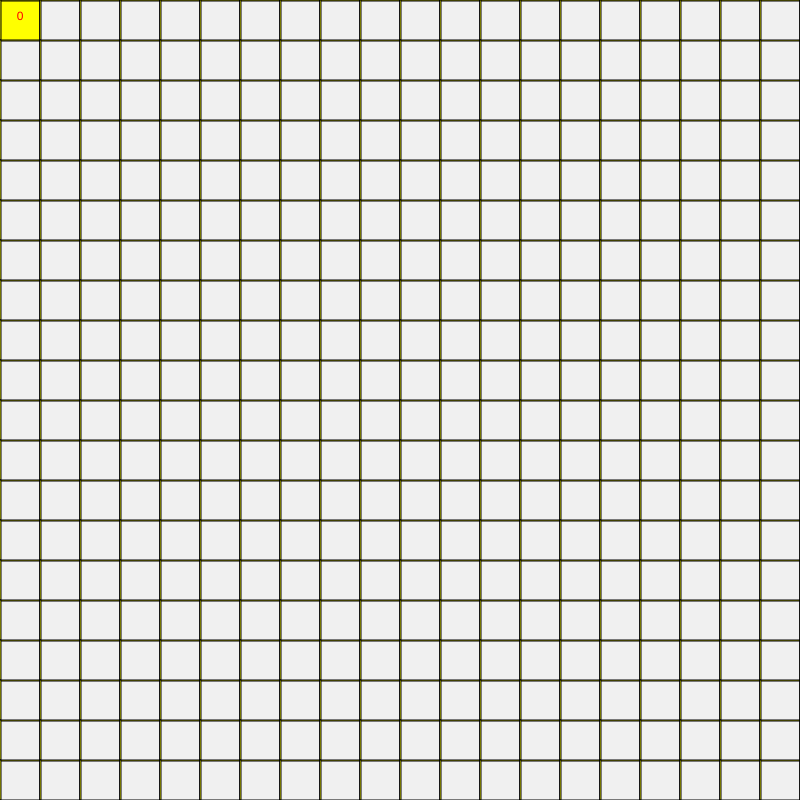
Frame 1 (no input)
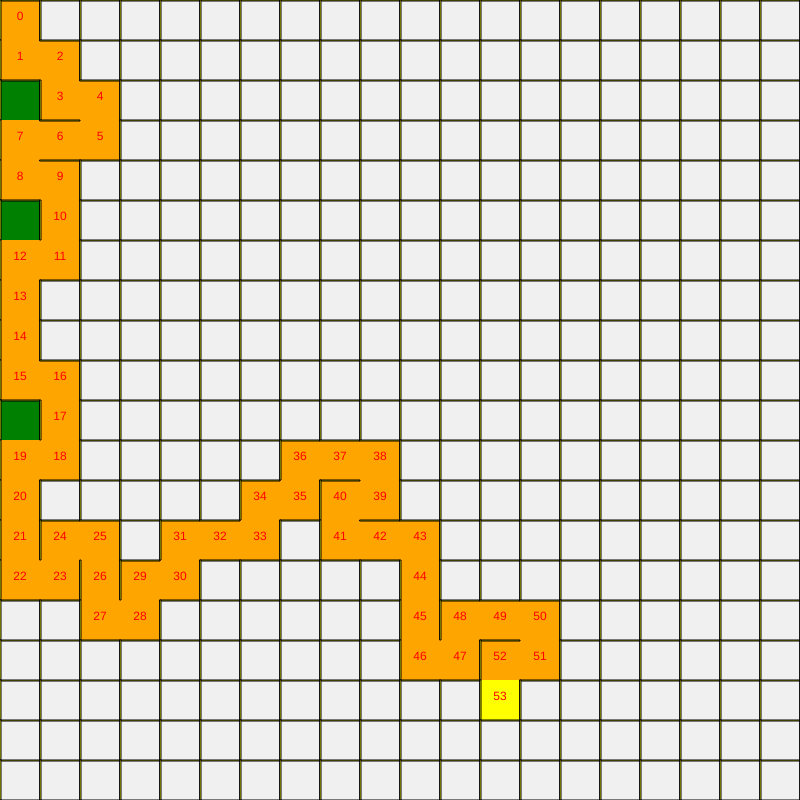
Frame 60 (no input)
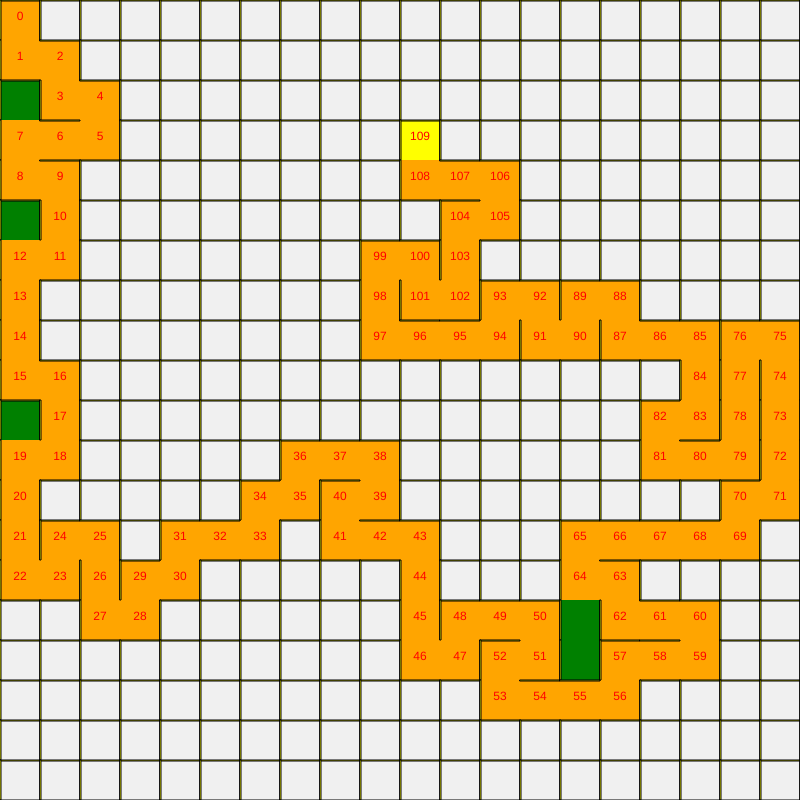
Frame 120 (the mouse pressed at the canvas centre since frame 60)

The p5.js sketch that drew these frames (run headless with seeded random() and noise() and a simulated clock; from frame 60 on, the mouse is pressed at the canvas centre):

// p5.js sketch
// ── sketch.js
// Config
const mazeSize = 20;
const canvasSize = 800;
const tileSize = canvasSize / mazeSize;
let createInstantly = false;

// Data
const grid = new Array(mazeSize).fill().map(e => new Array(mazeSize));
let allTiles = [];
let allWalls = [];  
let currentTile; // Tile that is currently being worked on
let visitedStack = []; // Stack of visited tiles

function setup() {
  // Set data
  createCanvas(canvasSize, canvasSize);
  textAlign(CENTER);
  // Create grid of tiles
  for (let x = 0; x < mazeSize; x++) {
    for (let y = 0; y < mazeSize; y++) {
      let tile = new Tile(x, y);
      grid[x][y] = tile;
      allTiles.push(tile);
    }
  }
  // Create walls
  for (let x = 0; x < mazeSize + 1; x++) {
    for (let y = 0; y < mazeSize + 1; y++) {
      // Horizontal
      if (x < mazeSize) {
        let wall = new Wall(x, y, true);
        allWalls.push(wall);
        // Check up and down for cells
        if (y-1 >= 0) {
          let upCell = grid[x][(y-1)];
          if (upCell) upCell.walls[2] = wall;
        }
        if (y < mazeSize) {
          let downCell = grid[x][y];
          if (downCell) downCell.walls[0] = wall;
        }
      }
      // Vertical
      if (y < mazeSize) {
        let wall = new Wall(x, y, false);
        allWalls.push(wall);
        // Check left and right for cells
        if (x-1 >= 0) {
          let leftCell = grid[(x-1)][y];
          if (leftCell) leftCell.walls[1] = wall;
        }
        if (x < mazeSize) {
          let rightCell = grid[x][y];
          if (rightCell) rightCell.walls[3] = wall;
        }
      }
    }
  }
  // DFS
  currentTile = grid[0][0];
  currentTile.visited = true;
  visitedStack.push(currentTile);
  if (createInstantly) while (visitedStack.length > 0) { randomDepthFirstSearch(); }
  // Speed of animation
  frameRate(60);
}
// This is also update function
function draw() {
  // Draw tiles
  strokeWeight(0);
  for (let i = 0; i < allTiles.length; i++) { allTiles[i].draw(); }
  // Draw currentTile
  fill('yellow');
  if (currentTile) rect(currentTile.trueX, currentTile.trueY, tileSize, tileSize);
  // Draw walls
  strokeWeight(1);
  for (let i = 0; i < allWalls.length; i++) { allWalls[i].draw(); }
  // Draw text
  fill("red");
  for (let i = 0; i < visitedStack.length; i++) {
    const t = visitedStack[i];
    text(i, t.trueX + tileSize / 2, t.trueY  + tileSize / 2);
  }
  // DFS Tick
  if (visitedStack.length > 0) randomDepthFirstSearch();
}

function randomDepthFirstSearch() {
  // Check currentTile neighbors
  let candidates = []; 
  // Check left
  if (currentTile.x - 1 >= 0) {
    let neighbor = grid[currentTile.x - 1][currentTile.y];
    if (!neighbor.visited) candidates.push([3, neighbor]);
  }
  // Check right
  if (currentTile.x + 1 < mazeSize) {
    let neighbor = grid[currentTile.x + 1][currentTile.y];
    if (!neighbor.visited) candidates.push([1, neighbor]);
  }
  // Check up
  if (currentTile.y - 1 >= 0 ) {
    let neighbor = grid[currentTile.x][currentTile.y - 1];
    if (!neighbor.visited) candidates.push([0, neighbor]);
  }
  // Check down
  if ( currentTile.y + 1 < mazeSize) {
    let neighbor = grid[currentTile.x][currentTile.y + 1];
    if (!neighbor.visited) candidates.push([2, neighbor]);
  }
  // Are there any valid neighbors?
  if (candidates.length == 0) {
    currentTile.done = true; // currentTile is done
    visitedStack.pop(); // Remove done tile
    currentTile = visitedStack[visitedStack.length-1]; // Go back one tile
    return; // Break;
  }
  // Choose one of the neighbors
  let chosen = candidates[floor(random(0, candidates.length))];
  currentTile.walls[chosen[0]].isGap = true;
  currentTile = chosen[1];
  currentTile.visited = true;
  visitedStack.push(currentTile);
}

class Tile {

  x;
  y;
  walls = new Array(4);
  visited = false;
  done = false;

  constructor(x, y) {
    this.x = x;
    this.y = y;
  }

  draw() {
    fill(240);
    if (this.visited) fill("orange");
    if (this.done) fill("green");
    rect(this.trueX, this.trueY, tileSize, tileSize);
  }

  get trueX () { return this.x*tileSize }
  get trueY () { return this.y*tileSize }

}

class Wall {

  x;
  y;
  isHorizontal;
  isGap = false;

  constructor(x, y, h) {
    this.x = x;
    this.y = y;
    this.isHorizontal = h;
  }

  draw() {
    if (this.isGap) return;
    if (this.isHorizontal) rect(this.trueX, this.trueY, tileSize, 1);
    else rect(this.trueX, this.trueY, 1, tileSize);
  }

  get trueX () { return this.x*tileSize }
  get trueY () { return this.y*tileSize }

}
